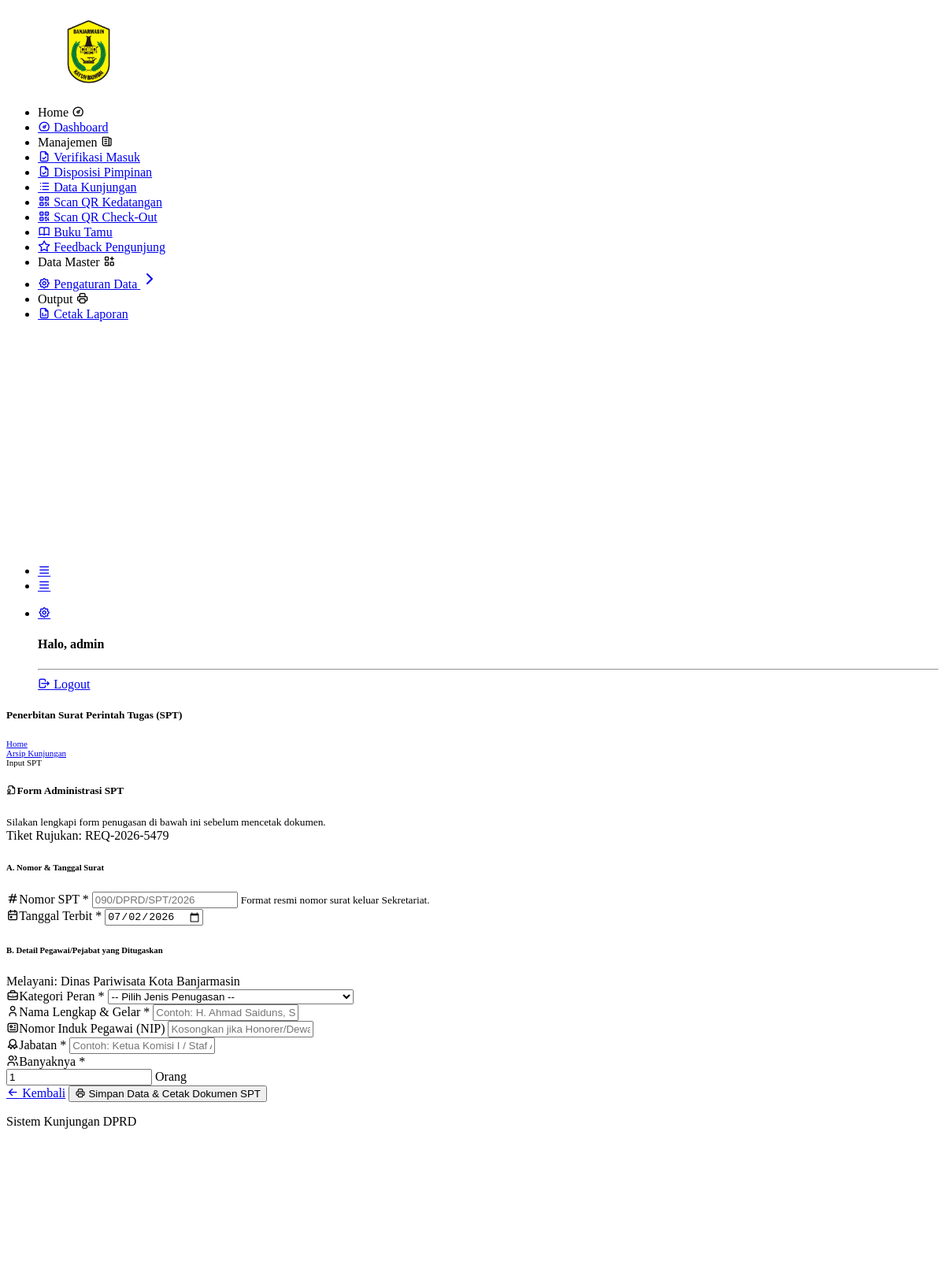
Screenshot of /admin/input_spt.php?id=8 (signed in) with the database file from the repository.
### tables this page shows
CREATE TABLE `kunjungan` (
  `id_kunjungan` int NOT NULL,
  `kode_booking` varchar(20) DEFAULT NULL,
  `email_pemohon` varchar(100) DEFAULT NULL,
  `no_hp_pemohon` varchar(20) DEFAULT NULL,
  `no_register` varchar(50) DEFAULT NULL,
  `jenis_pendaftaran` enum('online','walk-in') DEFAULT 'online',
  `id_kategori` int DEFAULT NULL,
  `tgl_surat_permohonan` date DEFAULT NULL,
  `tgl_kunjungan` date DEFAULT NULL,
  `waktu_kunjungan` time DEFAULT NULL,
  `nama_instansi_tamu` varchar(150) DEFAULT NULL,
  `alamat_instansi` text,
  `jumlah_peserta_rencana` int DEFAULT NULL,
  `materi_kunjungan` text,
  `file_surat_permohonan` varchar(255) DEFAULT NULL,
  `no_skk` varchar(100) DEFAULT NULL,
  `tgl_skk` date DEFAULT NULL,
  `instansi_pengirim_skk` varchar(150) DEFAULT NULL,
  `perihal_skk` varchar(255) DEFAULT NULL,
  `file_skk` varchar(255) DEFAULT NULL,
  `id_pj` int DEFAULT NULL,
  `id_ruangan` int DEFAULT NULL,
  `id_admin_verif` int DEFAULT NULL,
  `status_kegiatan` enum('pending','dijadwalkan','sedang berkunjung','selesai','batal') DEFAULT 'pending',
  `alasan_pembatalan` text,
  `tgl_pembatalan` datetime DEFAULT NULL,
  `qr_code_data` varchar(500) DEFAULT NULL,
  `qr_code_path` varchar(255) DEFAULT NULL,
  `status_kehadiran` enum('belum','hadir','selesai') DEFAULT 'belum',
  `waktu_scan` timestamp NULL DEFAULT NULL,
  `batas_waktu_kunjungan` datetime DEFAULT NULL,
  `waktu_checkout` timestamp NULL DEFAULT NULL,
  `created_at` timestamp NOT NULL DEFAULT CURRENT_TIMESTAMP
);

### admin/input_spt.php (the view, shortened to what this page needs)
<?php
include 'template/header.php';
include 'template/sidebar.php';
include '../koneksi.php';
$id_kunjungan = isset($_GET['id']) ? mysqli_real_escape_string($koneksi, $_GET['id']) : '';
$cek_kunjungan = mysqli_query($koneksi, "SELECT kode_booking, nama_instansi_tamu FROM kunjungan WHERE id_kunjungan = '$id_kunjungan'");
$data_kunjungan = mysqli_fetch_assoc($cek_kunjungan);
$cek_spt = mysqli_query($koneksi, "SELECT * FROM spt_tugas WHERE id_kunjungan = '$id_kunjungan'");
$data_spt = ($cek_spt && mysqli_num_rows($cek_spt) > 0) ? mysqli_fetch_assoc($cek_spt) : null;
?>
<div class="page-header">
    <div class="page-block">
        <div class="row align-items-center">
            <div class="col-md-12">
                <div class="page-header-title">
                    <h5 class="m-b-5">Penerbitan Surat Perintah Tugas (SPT)</h5>
                </div>
                <ul class="breadcrumb mb-3" style="background:transparent; padding:0; font-size:11px;">
                    <li class="breadcrumb-item"><a href="dashboard.php">Home</a></li>
                    <li class="breadcrumb-item"><a href="data_kunjungan.php">Arsip Kunjungan</a></li>
                    <li class="breadcrumb-item text-muted">Input SPT</li>
                </ul>
            </div>
        </div>
    </div>
</div>
<div class="row justify-content-center">
    <div class="col-lg-9">
        <div class="card shadow-sm border-0 mb-4 bg-dark text-white">
            <div class="card-body d-flex justify-content-between align-items-center p-3">
                <div>
                    <h5 class="mb-1 text-white"><i class="ti ti-file-certificate me-2"></i>Form Administrasi SPT</h5>
                    <small class="text-white-50">Silakan lengkapi form penugasan di bawah ini sebelum mencetak dokumen.</small>
                </div>
                <div class="text-end">
                    <span class="d-block text-white-50 small mb-1">Tiket Rujukan:</span>
                    <span class="badge bg-white text-dark f-14 px-3 py-2 border-dark"><?= $data_kunjungan['kode_booking']; ?></span>
                </div>
            </div>
        </div>
        <form method="POST" action="">
            <div class="card shadow-sm border-dark mb-4">
                <div class="card-header bg-white border-bottom border-dark">
                    <h6 class="fw-bold mb-0 text-dark">A. Nomor & Tanggal Surat</h6>
                </div>
                <div class="card-body">
                    <div class="row g-4">
                        <div class="col-md-6">
                            <label class="form-label fw-bold"><i class="ti ti-hash text-muted me-1"></i>Nomor SPT <span class="text-danger">*</span></label>
                            <input type="text" name="no_spt" class="form-control form-control-lg border-dark" placeholder="090/DPRD/SPT/2026" value="<?= $data_spt['no_spt'] ?? ''; ?>" required>
                            <small class="text-muted mt-1 d-block">Format resmi nomor surat keluar Sekretariat.</small>
                        </div>
                        <div class="col-md-6">
                            <label class="form-label fw-bold"><i class="ti ti-calendar-event text-muted me-1"></i>Tanggal Terbit <span class="text-danger">*</span></label>
                            <input type="date" name="tgl_spt" class="form-control form-control-lg border-dark" value="<?= $data_spt['tgl_spt'] ?? date('Y-m-d'); ?>" required>
                        </div>
                    </div>
                </div>
            </div>
            <div class="card shadow-sm border-dark mb-4">
                <div class="card-header bg-white border-bottom border-dark d-flex justify-content-between align-items-center">
                    <h6 class="fw-bold mb-0 text-dark">B. Detail Pegawai/Pejabat yang Ditugaskan</h6>
                    <span class="badge bg-light-secondary text-dark">Melayani: <?= $data_kunjungan['nama_instansi_tamu']; ?></span>
                </div>
                <div class="card-body">
                    <div class="mb-4">
                        <label class="form-label fw-bold"><i class="ti ti-briefcase text-muted me-1"></i>Kategori Peran <span class="text-danger">*</span></label>
                        <select name="jenis_petugas" class="form-select form-select-lg border-dark" required>
                            <option value="">-- Pilih Jenis Penugasan --</option>
                        </select>
                    </div>
                    <div class="row g-4 mb-4">
                        <div class="col-md-7">
                            <label class="form-label fw-bold"><i class="ti ti-user text-muted me-1"></i>Nama Lengkap & Gelar <span class="text-danger">*</span></label>
                            <input type="text" name="nama_pegawai" class="form-control border-dark" placeholder="Contoh: H. Ahmad Saiduns, S.Kom, MAP" value="<?= $data_spt['nama_pegawai'] ?? ''; ?>" required>
                        </div>
                        <div class="col-md-5">
                            <label class="form-label fw-bold"><i class="ti ti-id text-muted me-1"></i>Nomor Induk Pegawai (NIP)</label>
                            <input type="text" name="nip" class="form-control border-dark" placeholder="Kosongkan jika Honorer/Dewan" value="<?= $data_spt['nip'] ?? ''; ?>">
                        </div>
                    </div>
                    <div class="row g-4">
                        <div class="col-md-9">
                            <label class="form-label fw-bold"><i class="ti ti-award text-muted me-1"></i>Jabatan <span class="text-danger">*</span></label>
                            <input type="text" name="jabatan" class="form-control border-dark" placeholder="Contoh: Ketua Komisi I / Staf Ahli" value="<?= $data_spt['jabatan'] ?? ''; ?>" required>
                        </div>
                        <div class="col-md-3">
                            <label class="form-label fw-bold"><i class="ti ti-users text-muted me-1"></i>Banyaknya <span class="text-danger">*</span></label>
                            <div class="input-group border-dark">
                                <input type="number" name="jumlah_ditugaskan" class="form-control border-dark text-center" value="<?= $data_spt['jumlah_ditugaskan'] ?? '1'; ?>" min="1" required>
                                <span class="input-group-text bg-light border-dark">Orang</span>
                            </div>
                        </div>
                    </div>
                </div>
                <div class="card-footer bg-light border-top border-dark d-flex justify-content-between p-3">
                    <a href="data_kunjungan.php" class="btn btn-outline-dark px-4"><i class="ti ti-arrow-left me-1"></i> Kembali</a>
                    <button type="submit" name="simpan_spt" class="btn btn-dark px-4 fw-bold">
                        <i class="ti ti-printer me-1"></i> Simpan Data & Cetak Dokumen SPT
                    </button>
                </div>
            </div>
        </form>
    </div>
</div>
<?php include 'template/footer.php'; ?>

### rows the page displays
kunjungan: kode_booking "REQ-2026-5479", nama_instansi_tamu "Dinas Pariwisata Kota Banjarmasin"

### other values shown
$_SESSION['nama'] "admin"
